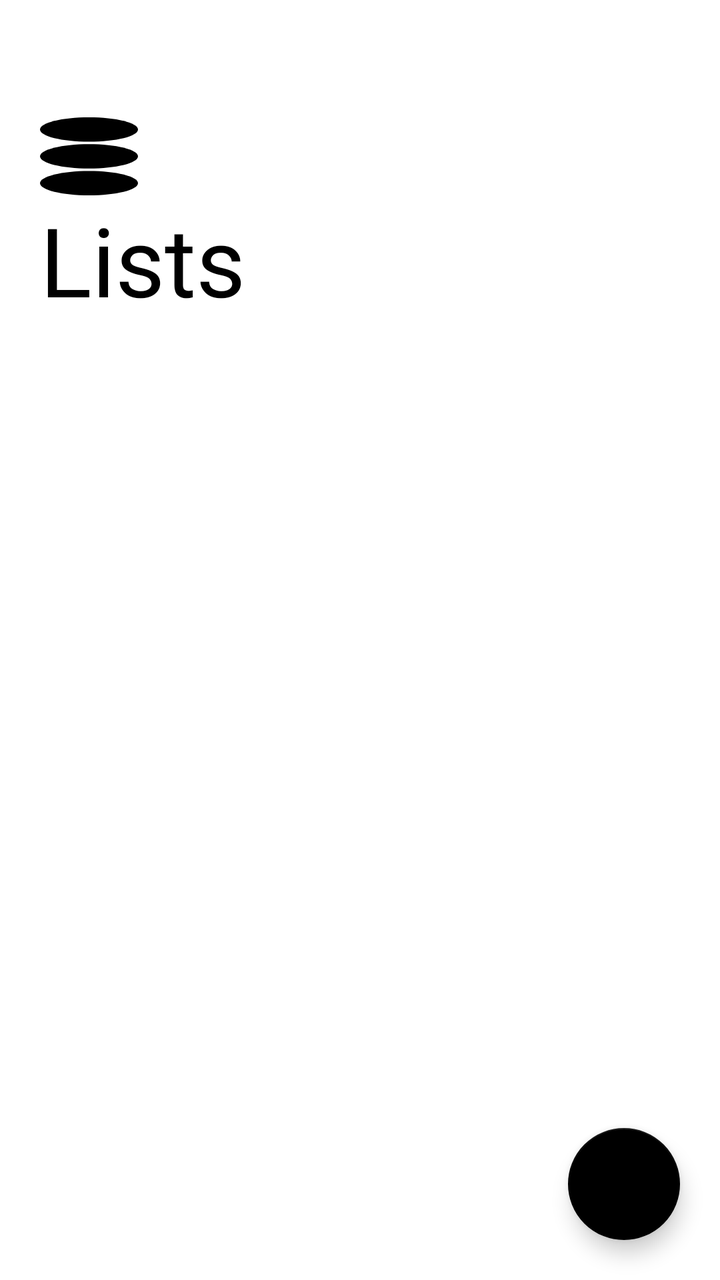
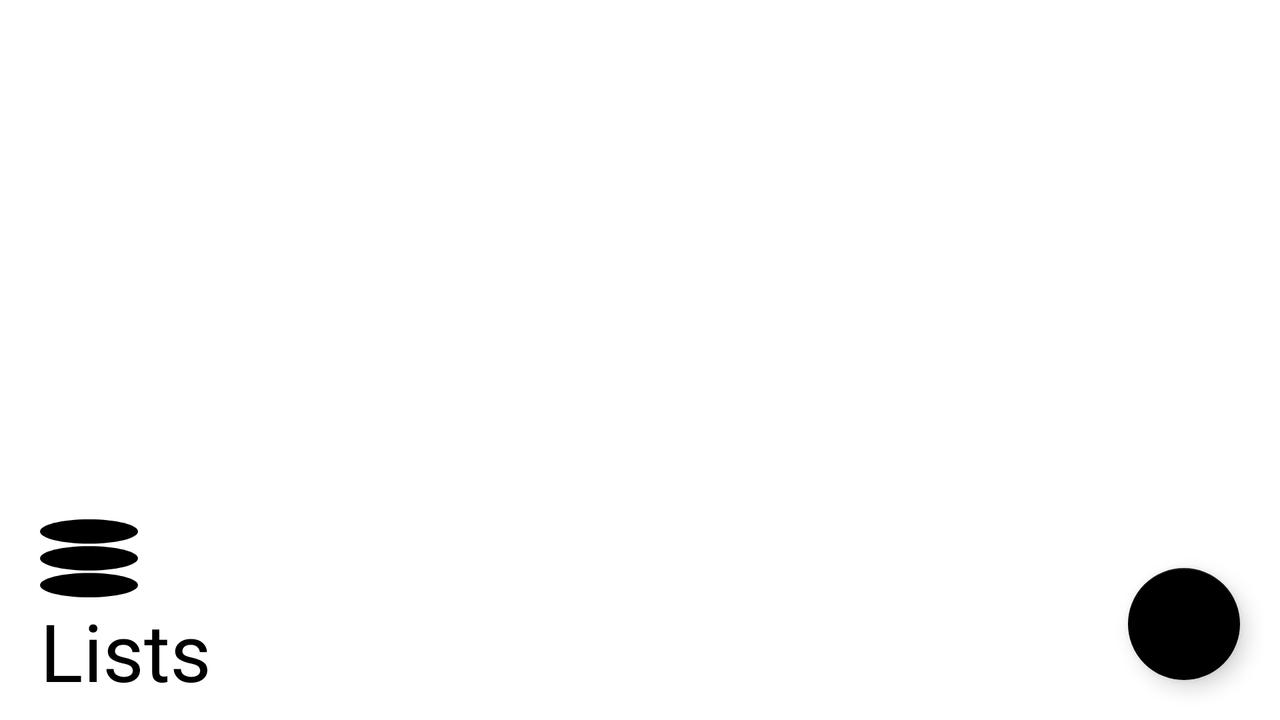

First picture: res/layout/ on a phone held upright. Second picture: the repository's own variant of that layout, on a device whose configuration matches the variant's folder. Source for both follows.
<!-- AndroidManifest.xml: application theme Theme.Cdsv -->
<!-- res/layout/activity_main.xml -->
<?xml version="1.0" encoding="utf-8"?>
<LinearLayout xmlns:android="http://schemas.android.com/apk/res/android"
    xmlns:app="http://schemas.android.com/apk/res-auto"
    xmlns:tools="http://schemas.android.com/tools"
    android:layout_width="match_parent"
    android:layout_height="match_parent"
    android:orientation="vertical"
    tools:context=".MainActivity" >

    <androidx.constraintlayout.widget.ConstraintLayout
        android:id="@+id/clTitleBar"
        android:layout_width="match_parent"
        android:layout_height="170dp"
        android:background="?attr/colorPrimary">

        <TextView
            android:id="@+id/tvTitlebarTitle"
            android:layout_width="wrap_content"
            android:layout_height="wrap_content"
            android:layout_marginStart="20dp"
            android:layout_marginBottom="8dp"
            android:fontFamily="@font/manroperegular"
            android:text="@string/lists"
            android:textColor="?attr/colorOnPrimary"
            android:textSize="48sp"
            app:layout_constraintBottom_toBottomOf="parent"
            app:layout_constraintStart_toStartOf="parent" />

        <ImageView
            android:id="@+id/ivLogo"
            android:layout_width="wrap_content"
            android:layout_height="wrap_content"
            android:contentDescription="@string/app_name"
            app:layout_constraintBottom_toTopOf="@+id/tvTitlebarTitle"
            app:layout_constraintStart_toStartOf="@+id/tvTitlebarTitle"
            app:srcCompat="@drawable/logo49"
            app:tint="?attr/colorOnPrimary" />
    </androidx.constraintlayout.widget.ConstraintLayout>

    <RelativeLayout
        android:layout_width="match_parent"
        android:layout_height="match_parent"
        android:background="?attr/colorPrimary">

        <androidx.recyclerview.widget.RecyclerView
            android:id="@+id/rvLists"
            android:layout_width="match_parent"
            android:layout_height="match_parent"
            android:background="?attr/colorPrimary" />

        <TextView
            android:id="@+id/tvNoLists"
            android:layout_width="wrap_content"
            android:layout_height="wrap_content"
            android:layout_alignParentStart="true"
            android:layout_alignParentTop="true"
            android:layout_alignParentEnd="true"
            android:layout_alignParentBottom="true"
            android:background="?attr/colorPrimary"
            android:fontFamily="@font/manroperegular"
            android:gravity="center"
            android:text="@string/noLists"
            android:visibility="gone" />

        <com.google.android.material.floatingactionbutton.FloatingActionButton
            android:id="@+id/fabCreate"
            android:layout_width="wrap_content"
            android:layout_height="wrap_content"
            android:layout_alignParentEnd="true"
            android:layout_alignParentBottom="true"
            android:layout_marginEnd="20dp"
            android:layout_marginBottom="20dp"
            android:clickable="true"
            android:contentDescription="@string/newList"
            android:theme="@style/fab"
            app:srcCompat="@drawable/ic_baseline_add_24" />
    </RelativeLayout>

</LinearLayout>
<!-- resources referenced by this layout -->
<resources>
  <!-- drawable logo49 (drawable) -->
  <vector xmlns:android="http://schemas.android.com/apk/res/android"
      android:width="49dp"
      android:height="39dp"
      android:viewportWidth="49"
      android:viewportHeight="39">
    <path
        android:pathData="M49,32.906C49,36.272 38.031,39 24.5,39C10.969,39 0,36.272 0,32.906C0,29.541 10.969,26.813 24.5,26.813C38.031,26.813 49,29.541 49,32.906Z"
        android:fillColor="#ffffff"/>
    <path
        android:pathData="M49,6.094C49,9.459 38.031,12.188 24.5,12.188C10.969,12.188 0,9.459 0,6.094C0,2.728 10.969,0 24.5,0C38.031,0 49,2.728 49,6.094Z"
        android:fillColor="#ffffff"/>
    <path
        android:pathData="M49,19.5C49,22.865 38.031,25.594 24.5,25.594C10.969,25.594 0,22.865 0,19.5C0,16.135 10.969,13.406 24.5,13.406C38.031,13.406 49,16.135 49,19.5Z"
        android:fillColor="#ffffff"/>
  </vector>
  <string name="app_name" translatable="false">cdsv</string>
  <string name="lists">Lists</string>
  <string name="newList">New list</string>
  <string name="noLists">There are no lists! How about creating a new one?</string>
  <style name="fab" parent="Theme.MaterialComponents.DayNight.NoActionBar">
          <item name="colorSecondary">@color/black</item>
          <item name="colorOnSecondary">@color/white</item>
      </style>
  <!-- from res/values-v31/ -->
  <style name="Theme.Cdsv" parent="Theme.MaterialComponents.DayNight.NoActionBar">
          
          <item name="colorPrimary">@color/white</item>
          <item name="colorPrimaryVariant">@color/white</item>
          <item name="colorOnPrimary">@color/black</item>
          
          <item name="colorSecondary">@color/teal</item>
          <item name="colorSecondaryVariant">@color/teal</item>
          <item name="colorOnSecondary">@color/black</item>
          
          <item name="android:statusBarColor">?attr/colorPrimary</item>
          <item name="android:windowLightStatusBar">true</item>
          
          <item name="android:windowSplashScreenBackground">@color/blue</item>
          <item name="android:windowSplashScreenAnimatedIcon">@drawable/logo49</item>
      </style>
  <color name="black">#FF000000</color>
  <color name="white">#FFFFFFFF</color>
  <color name="teal">#00FFD1</color>
  <color name="blue">#0500FF</color>
</resources>
<!-- res/layout-land/activity_main.xml (the repository's variant of the layout above) -->
<!-- drawn on the phone turned sideways -->
<?xml version="1.0" encoding="utf-8"?>
<LinearLayout xmlns:android="http://schemas.android.com/apk/res/android"
    xmlns:app="http://schemas.android.com/apk/res-auto"
    xmlns:tools="http://schemas.android.com/tools"
    android:layout_width="match_parent"
    android:layout_height="match_parent"
    tools:context=".MainActivity">

    <androidx.constraintlayout.widget.ConstraintLayout
        android:id="@+id/clTitleBar"
        android:layout_width="280dp"
        android:layout_height="match_parent"
        android:background="?attr/colorPrimary">

        <TextView
            android:id="@+id/tvTitlebarTitle"
            android:layout_width="wrap_content"
            android:layout_height="wrap_content"
            android:layout_marginStart="20dp"
            android:layout_marginBottom="8dp"
            android:fontFamily="@font/manroperegular"
            android:text="@string/lists"
            android:textColor="?attr/colorOnPrimary"
            android:textSize="40sp"
            app:layout_constraintBottom_toBottomOf="parent"
            app:layout_constraintStart_toStartOf="parent" />

        <ImageView
            android:id="@+id/ivLogo"
            android:layout_width="wrap_content"
            android:layout_height="wrap_content"
            android:contentDescription="@string/app_name"
            app:layout_constraintBottom_toTopOf="@+id/tvTitlebarTitle"
            app:layout_constraintStart_toStartOf="@+id/tvTitlebarTitle"
            app:srcCompat="@drawable/logo49"
            app:tint="?attr/colorOnPrimary" />
    </androidx.constraintlayout.widget.ConstraintLayout>

    <RelativeLayout
        android:layout_width="match_parent"
        android:layout_height="match_parent">

        <androidx.recyclerview.widget.RecyclerView
            android:id="@+id/rvLists"
            android:layout_width="match_parent"
            android:layout_height="match_parent"
            android:background="?attr/colorPrimary" />

        <TextView
            android:id="@+id/tvNoLists"
            android:layout_width="wrap_content"
            android:layout_height="wrap_content"
            android:layout_alignParentStart="true"
            android:layout_alignParentTop="true"
            android:layout_alignParentEnd="true"
            android:layout_alignParentBottom="true"
            android:fontFamily="@font/manroperegular"
            android:gravity="center"
            android:text="@string/noLists"
            android:visibility="gone" />

        <com.google.android.material.floatingactionbutton.FloatingActionButton
            android:id="@+id/fabCreate"
            android:layout_width="wrap_content"
            android:layout_height="wrap_content"
            android:layout_alignParentEnd="true"
            android:layout_alignParentBottom="true"
            android:layout_marginEnd="20dp"
            android:layout_marginBottom="20dp"
            android:clickable="true"
            android:contentDescription="@string/newList"
            android:theme="@style/fab"
            app:srcCompat="@drawable/ic_baseline_add_24" />
    </RelativeLayout>

</LinearLayout>
